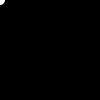
Frame 1 (no input)
Frame 60 (the mouse pressed at the canvas centre just before this capture): identical to frame 1, image omitted
Frame 120 (the mouse held since frame 60 and released just before this capture): blank canvas, image omitted

The Processing sketch that drew this single still picture (run headless with seeded random() and noise(); from frame 60 on, the mouse is pressed at the canvas centre):

// Processing sketch: MapExperiment
// ── MapExperiment.pde
void setup(){
  surface.setResizable(true);
}

void draw() {
  fill(map(mouseX, 0, width, 255, 0));
  noStroke();
  background(map(mouseX, 0, width, 0, 255));
  circle(mouseX, mouseY, width / 100 * 10);
}
